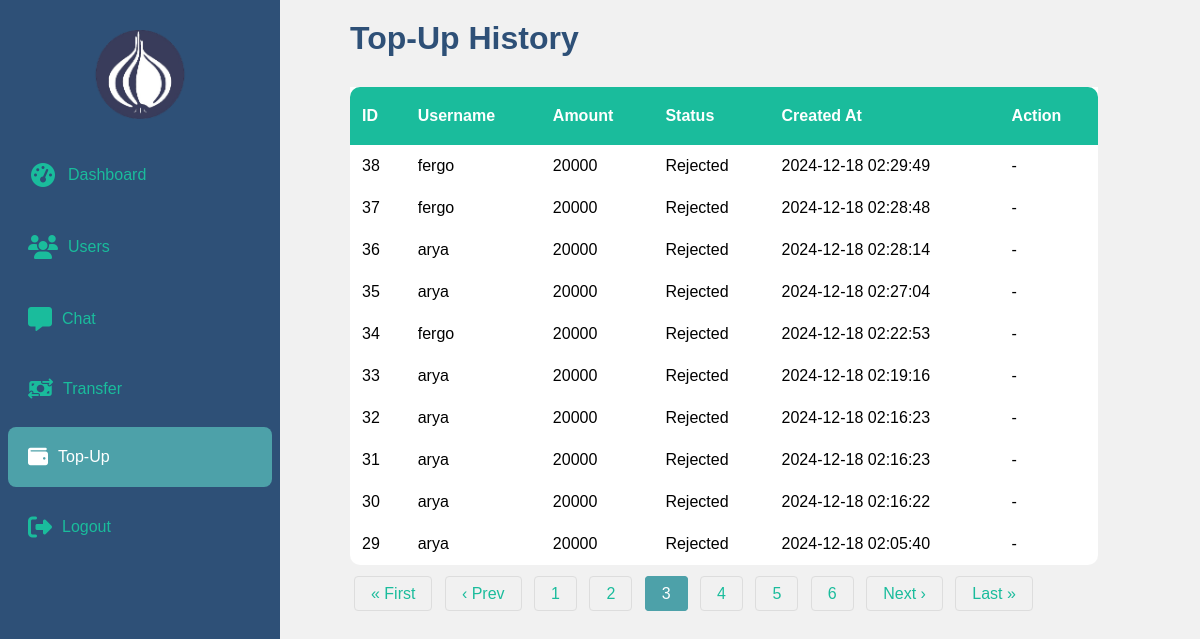
Page /Views/dashboard/status.php?page=3 on the committed database.
### tables this page shows
CREATE TABLE `topup` (
  `id` int(11) NOT NULL AUTO_INCREMENT,
  `user_id` int(11) DEFAULT NULL,
  `amount` int(11) DEFAULT NULL,
  `created_at` datetime DEFAULT current_timestamp(),
  `status` enum('pending','approved','rejected') DEFAULT 'pending',
  PRIMARY KEY (`id`),
  KEY `user_id` (`user_id`),
  CONSTRAINT `topup_ibfk_1` FOREIGN KEY (`user_id`) REFERENCES `users` (`id`)
);

CREATE TABLE `users` (
  `id` int(11) NOT NULL AUTO_INCREMENT,
  `name` varchar(100) NOT NULL,
  `username` varchar(50) NOT NULL,
  `email` varchar(100) NOT NULL,
  `password` varchar(255) NOT NULL,
  `address` text NOT NULL,
  `role` enum('admin','user') DEFAULT 'user',
  `balance` decimal(15,2) DEFAULT 0.00,
  PRIMARY KEY (`id`),
  UNIQUE KEY `username` (`username`),
  UNIQUE KEY `email` (`email`)
);

### Views/dashboard/status.php (the view, shortened to what this page needs)
<?php
include __DIR__ . '/../../config/connect.php';
$limit = 10;
$page = isset($_GET['page']) ? (int)$_GET['page'] : 1;
$offset = ($page - 1) * $limit;
$query_topup = "
    SELECT topup.*, users.username
    FROM topup
    JOIN users ON topup.user_id = users.id
    ORDER BY topup.created_at DESC
    LIMIT $limit OFFSET $offset
";
$result_topup = $conn->query($query_topup);
$query_count = "SELECT COUNT(*) AS total FROM topup";
$result_count = $conn->query($query_count);
$total_rows = $result_count->fetch_assoc()['total'];
$total_pages = ceil($total_rows / $limit);
$current_page = basename($_SERVER['PHP_SELF']);
?>
<!DOCTYPE html>
<html lang="en">
<head>
    <link rel="stylesheet" href="/../../public/css/admin.css">
    <link href="https://cdnjs.cloudflare.com/ajax/libs/font-awesome/6.4.0/css/all.min.css" rel="stylesheet">
</head>
<body>
<div class="sidebar">
    <div class="sidebar-header">
        <img src="../../public/img/onion-logo.png" alt="Logo" class="logo">
    </div>
    <ul class="sidebar-menu">
        <a href="index.php" class="menu-item <?= $current_page == 'index.php' ? 'active' : '' ?>"><i class="fas fa-fw fa-tachometer-alt"></i> Dashboard</a>
        <a href="users.php" class="menu-item <?= $current_page == 'users.php' ? 'active' : '' ?>"><i class="fas fa-users"></i> Users</a>
        <a href="chat.php" class="menu-item <?= $current_page == 'chat.php' ? 'active' : '' ?>"><i class="fas fa-comment-alt"></i> Chat</a>
        <a href="transfer.php" class="menu-item <?= $current_page == 'transfer.php' ? 'active' : '' ?>"><i class="fa-solid fa-money-bill-transfer"></i> Transfer</a>
        <a href="status.php" class="menu-item <?= $current_page == 'status.php' ? 'active' : '' ?>"><i class="fa-solid fa-wallet"></i> Top-Up</a>
        <a href="/logout.php" class="menu-item"><i class="fas fa-sign-out-alt"></i> Logout</a>
    </ul>
</div>
<div class="main-content">
    <h1>Top-Up History</h1>
    <table>
        <thead>
            <tr>
                <th class="rounded-header-top-left">ID</th>
                <th>Username</th>
                <th>Amount</th>
                <th>Status</th>
                <th>Created At</th>
                <th class="rounded-header-top-right">Action</th>
            </tr>
        </thead>
        <tbody>
            <?php if ($result_topup->num_rows > 0): ?>
                <?php while ($topup = $result_topup->fetch_assoc()): ?>
                    <tr>
                        <td><?= $topup['id'] ?></td>
                        <td><?= $topup['username'] ?></td>
                        <td><?= $topup['amount'] ?></td>
                        <td><?= ucfirst($topup['status']) ?></td>
                        <td><?= $topup['created_at'] ?></td>
                        <td>
                            <?php if ($topup['status'] === 'pending'): ?>
                                <a href="?action=approve&id=<?= $topup['id'] ?>" class="approve">Approve</a> |
                                <a href="?action=reject&id=<?= $topup['id'] ?>" class="reject">Reject</a>
                            <?php else: ?>
                                <span>-</span>
                            <?php endif; ?>
                        </td>
                    </tr>
                <?php endwhile; ?>
            <?php else: ?>
                <tr>
                    <td colspan="6" style="text-align: center;">Tidak ada riwayat top-up.</td>
                </tr>
            <?php endif; ?>
        </tbody>
    </table>
    <div class="pagination">
        <?php if ($page > 1): ?>
            <a href="?page=1">&laquo; First</a>
            <a href="?page=<?= $page - 1 ?>">&lsaquo; Prev</a>
        <?php endif; ?>
        <?php for ($i = 1; $i <= $total_pages; $i++): ?>
            <a href="?page=<?= $i ?>" class="<?= $i == $page ? 'active' : '' ?>"><?= $i ?></a>
        <?php endfor; ?>
        <?php if ($page < $total_pages): ?>
            <a href="?page=<?= $page + 1 ?>">Next &rsaquo;</a>
            <a href="?page=<?= $total_pages ?>">Last &raquo;</a>
        <?php endif; ?>
    </div>
</div>
</body>
</html>

### public/css/admin.css (style rules this page uses)
* { margin: 0; padding: 0; box-sizing: border-box; }
body { font-family: Arial, sans-serif; background-color: #f1f1f1; display: flex; }
.sidebar { height: 100%; width: 280px; position: fixed; top: 0; left: 0; background-color: #2E5077; padding-top: 20px; z-index: 1000; }
.sidebar-header { color: #ffff; text-align: center; padding: 10px; font-size: 24px; }
.sidebar-header .logo { max-width: 60%; height: auto; }
.sidebar-menu { list-style: none; padding: 0; }
.sidebar-menu .fas { font-size: 1.5rem; }
.sidebar-menu a { margin: 8px; color: #1abc9c; text-decoration: none; display: flex; align-items: center; padding: 20px 20px; border-radius: 8px; transition: 0.5ms; }
.sidebar-menu a i { margin-right: 10px; font-size: 20px; }
.sidebar-menu a:hover, .sidebar-menu a:focus, .sidebar-menu a.active { background-color: #4DA1A9; color: #ffffff; }
.main-content { margin-left: 280px; padding: 20px; width: 100%; }
.main-content h2, h1 { margin-left: 50px; margin-bottom: 30px; color: #2E5077; }
table { padding: 10px 20px; margin-left: 50px; margin-bottom: 20px; width: 85%; border-collapse: collapse; background: white; border-bottom-right-radius: 10px; border-bottom-left-radius: 10px; }
table td { padding: 12px; text-align: left; }
table th { background-color: #1abc9c; color: #ffff; padding: 20px 12px; text-align: left; }
table th.rounded-header-top-left { border-top-left-radius: 10px; }
table th.rounded-header-top-right { border-top-right-radius: 10px; }
.pagination { display: inline-block; margin-left: 50px; }
.pagination a { color: #1abc9c; padding: 8px 16px; text-decoration: none; border: 1px solid #ddd; margin: 0 4px; border-radius: 4px; transition: background-color 0.3s; }
.pagination a.active { background-color: #4DA1A9; color: white; border: 1px solid #4DA1A9; }

### rows in the picture
topup: id "38", user.username "fergo", amount "20000", status "Rejected", created_at "2024-12-18 02:29:49"
topup: id "37", user.username "fergo", amount "20000", status "Rejected", created_at "2024-12-18 02:28:48"
topup: id "36", user.username "arya", amount "20000", status "Rejected", created_at "2024-12-18 02:28:14"
topup: id "35", user.username "arya", amount "20000", status "Rejected", created_at "2024-12-18 02:27:04"
topup: id "34", user.username "fergo", amount "20000", status "Rejected", created_at "2024-12-18 02:22:53"
topup: id "33", user.username "arya", amount "20000", status "Rejected", created_at "2024-12-18 02:19:16"
topup: id "32", user.username "arya", amount "20000", status "Rejected", created_at "2024-12-18 02:16:23"
topup: id "31", user.username "arya", amount "20000", status "Rejected", created_at "2024-12-18 02:16:23"
topup: id "30", user.username "arya", amount "20000", status "Rejected", created_at "2024-12-18 02:16:22"
topup: id "29", user.username "arya", amount "20000", status "Rejected", created_at "2024-12-18 02:05:40"
